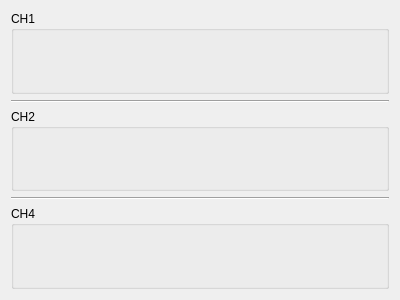
<?xml version="1.0" encoding="UTF-8"?>
<ui version="4.0">
 <class>Form</class>
 <widget class="QWidget" name="Form">
  <property name="geometry">
   <rect>
    <x>0</x>
    <y>0</y>
    <width>400</width>
    <height>300</height>
   </rect>
  </property>
  <property name="windowTitle">
   <string>Form</string>
  </property>
  <layout class="QVBoxLayout" name="verticalLayout">
   <item>
    <widget class="QGroupBox" name="group1">
     <property name="title">
      <string>CH1</string>
     </property>
     <layout class="QHBoxLayout" name="horizontalLayout">
      <property name="leftMargin">
       <number>5</number>
      </property>
      <property name="topMargin">
       <number>5</number>
      </property>
      <property name="rightMargin">
       <number>5</number>
      </property>
      <property name="bottomMargin">
       <number>5</number>
      </property>
      <item>
       <widget class="QLabel" name="label1">
        <property name="font">
         <font>
          <pointsize>30</pointsize>
          <bold>true</bold>
         </font>
        </property>
        <property name="alignment">
         <set>Qt::AlignCenter|Qt::AlignHCenter|Qt::AlignLeading|Qt::AlignLeft|Qt::AlignVCenter</set>
        </property>
       </widget>
      </item>
     </layout>
    </widget>
   </item>
   <item>
    <widget class="Line" name="line">
     <property name="orientation">
      <enum>Qt::Horizontal</enum>
     </property>
    </widget>
   </item>
   <item>
    <widget class="QGroupBox" name="group2">
     <property name="title">
      <string>CH2</string>
     </property>
     <layout class="QHBoxLayout" name="horizontalLayout_2">
      <property name="leftMargin">
       <number>5</number>
      </property>
      <property name="topMargin">
       <number>5</number>
      </property>
      <property name="rightMargin">
       <number>5</number>
      </property>
      <property name="bottomMargin">
       <number>5</number>
      </property>
      <item>
       <widget class="QLabel" name="label2">
        <property name="font">
         <font>
          <pointsize>30</pointsize>
          <bold>true</bold>
         </font>
        </property>
        <property name="alignment">
         <set>Qt::AlignCenter|Qt::AlignHCenter|Qt::AlignLeading|Qt::AlignLeft|Qt::AlignVCenter</set>
        </property>
       </widget>
      </item>
     </layout>
    </widget>
   </item>
   <item>
    <widget class="Line" name="line_2">
     <property name="orientation">
      <enum>Qt::Horizontal</enum>
     </property>
    </widget>
   </item>
   <item>
    <widget class="QGroupBox" name="group3">
     <property name="title">
      <string>CH4</string>
     </property>
     <layout class="QHBoxLayout" name="horizontalLayout_3">
      <property name="leftMargin">
       <number>5</number>
      </property>
      <property name="topMargin">
       <number>5</number>
      </property>
      <property name="rightMargin">
       <number>5</number>
      </property>
      <property name="bottomMargin">
       <number>5</number>
      </property>
      <item>
       <widget class="QLabel" name="label3">
        <property name="font">
         <font>
          <pointsize>30</pointsize>
          <bold>true</bold>
         </font>
        </property>
        <property name="text">
         <string/>
        </property>
        <property name="alignment">
         <set>Qt::AlignCenter|Qt::AlignHCenter|Qt::AlignLeading|Qt::AlignLeft|Qt::AlignVCenter</set>
        </property>
       </widget>
      </item>
     </layout>
    </widget>
   </item>
  </layout>
 </widget>
 <resources/>
 <connections/>
</ui>
